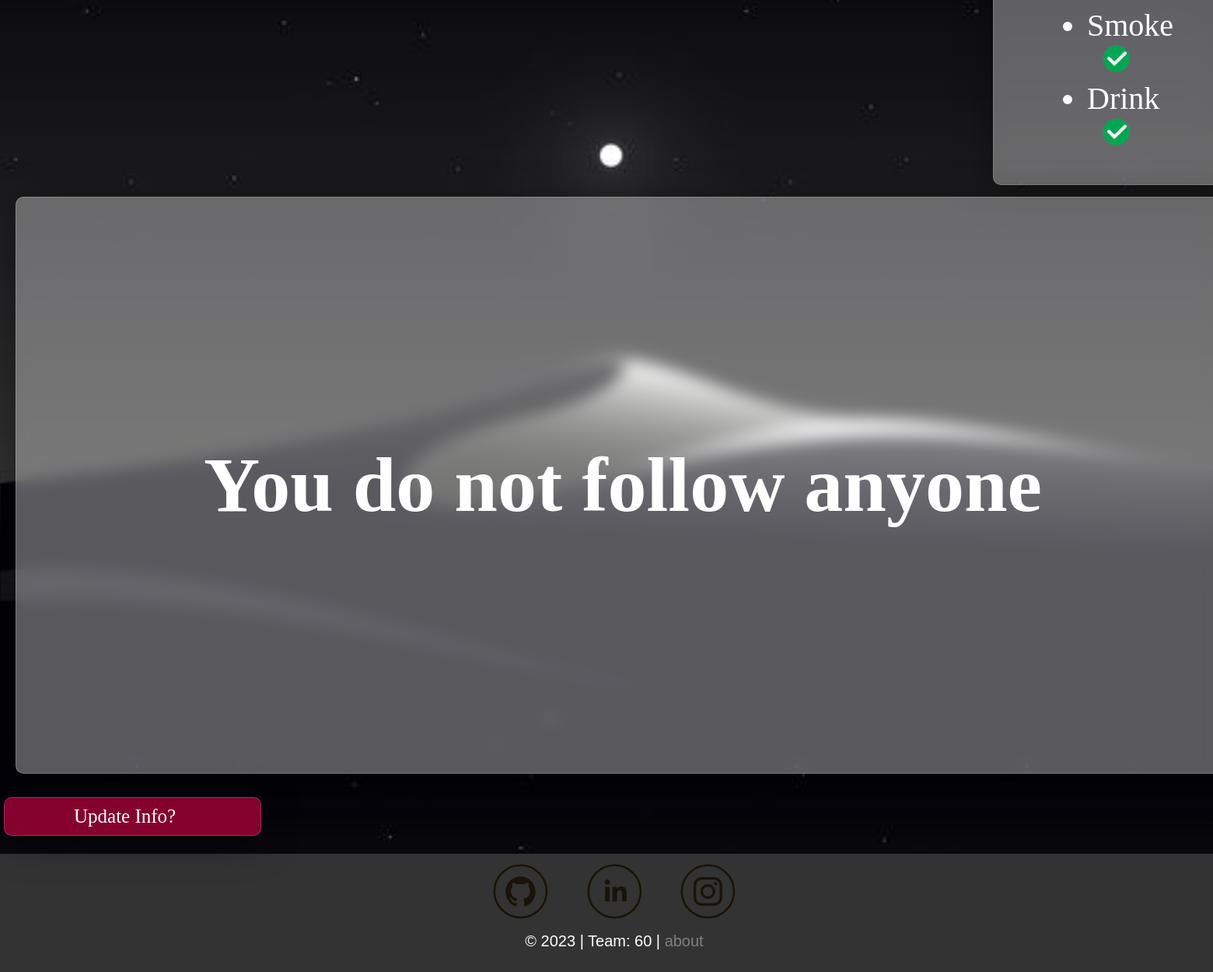
The page /user-info (signed in, lower part) on the database as committed earlier.
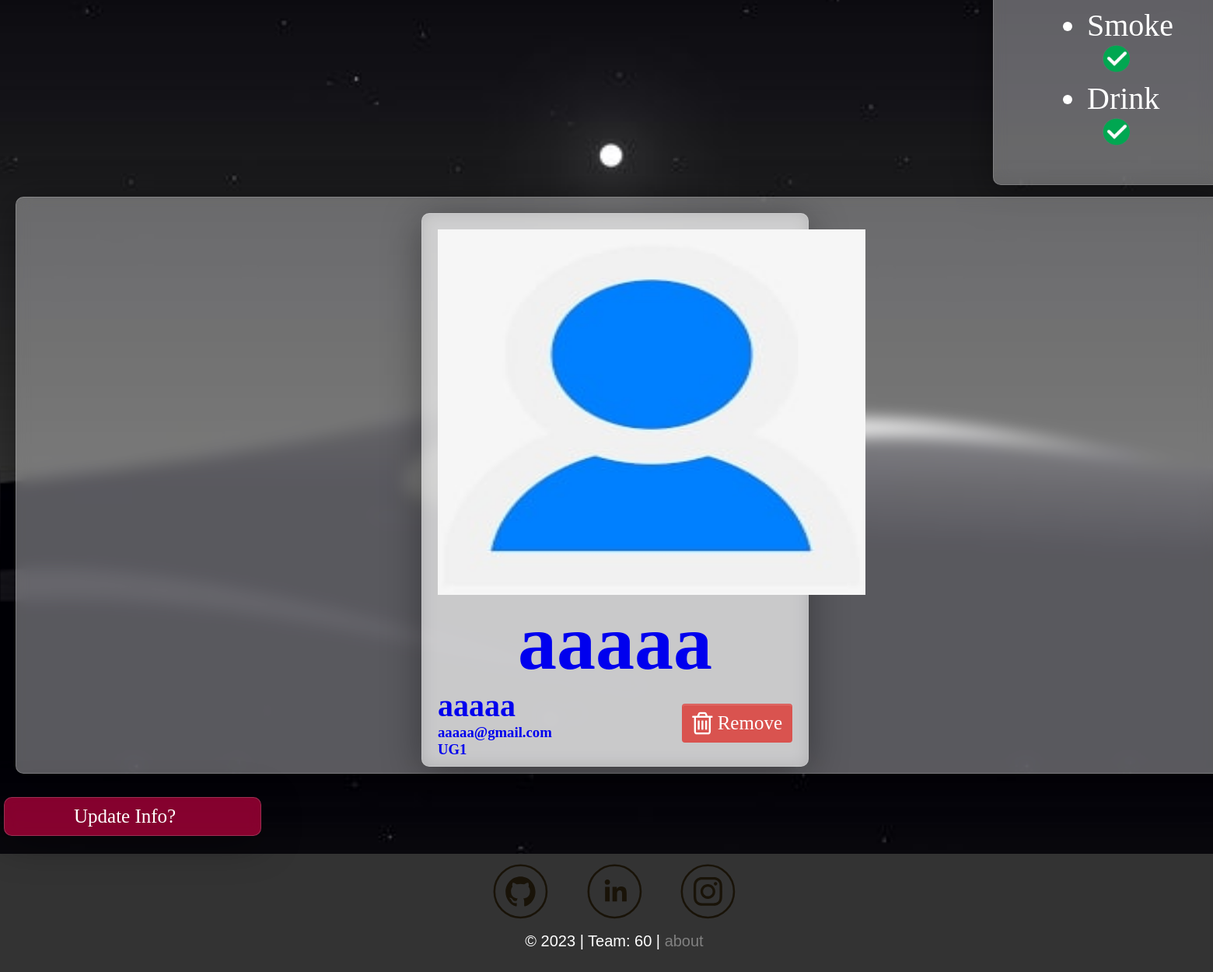
The same page on the database as committed later.
### app.py (models this page shows, shortened)
class User(db.Model, UserMixin):
    id = db.Column(db.Integer, primary_key=True)
    name = db.Column(db.String(50), nullable=False)
    username = db.Column(db.String(20), unique=True, nullable=False)
    email = db.Column(db.String(120), unique=True, nullable=False)
    year = db.Column(db.String(3), nullable=False)
    course = db.Column(db.String(3), nullable=False)
    gender = db.Column(db.String(1), nullable=False)
    profile_photo = db.Column(db.String(20), nullable=False, default='default.jpg')
    have_breakfast = db.Column(db.String(1), nullable=False)
    exercise = db.Column(db.String(1), nullable=False)
    meditate = db.Column(db.String(1), nullable=False)
    intro_extro = db.Column(db.String(9), nullable=False)
    smoke = db.Column(db.String(1), nullable=False)
    drink = db.Column(db.String(1), nullable=False)
    present_hostel = db.Column(db.String(5), nullable=False)
    preferred_hostel = db.Column(db.String(5), nullable=False)
    password = db.Column(db.String(60), nullable=False)
    date_time = db.Column(db.DateTime, nullable=False, default=datetime.utcnow)
    content = db.Column(db.Text, nullable=False)
    roommate_pref1 = db.Column(db.Integer, nullable=False, default=-1)
    roommate_pref2 = db.Column(db.Integer, nullable=False, default=-1)
    roommate_pref3 = db.Column(db.Integer, nullable=False, default=-1)

### app.py (the view)
@app.route('/user-info', methods=['GET', 'POST'])
def user_info():
    if current_user.is_authenticated:
        pref1 = User.query.filter_by(username=current_user.username).first().roommate_pref1
        pref2 = User.query.filter_by(username=current_user.username).first().roommate_pref2
        pref3 = User.query.filter_by(username=current_user.username).first().roommate_pref3
        lst = []
        if pref1 != -1:
            p1 = User.query.filter_by(id=pref1).first()
            lst.append(p1)
        if pref2 != -1:
            p2 = User.query.filter_by(id=pref2).first()
            lst.append(p2)
        if pref3 != -1:
            p3 = User.query.filter_by(id=pref3).first()
            lst.append(p3)
        return render_template('Main-Pages/UserInfo.html', user=current_user, preffs=lst)
    else:
        flash('You need to first login to access that page', 'danger')
        return redirect(url_for('signInEmail'))

### app.py (called while the page is built)
@login_manager.user_loader
def load_user(user_id):
    return User.query.get(int(user_id))

### templates/Main-Pages/UserInfo.html (shortened to what this page needs)
{% extends "Layouts/main-layout.html" %}
{% block css %}
    <link rel="stylesheet" type="text/css" href="https://cdnjs.cloudflare.com/ajax/libs/font-awesome/4.7.0/css/font-awesome.min.css">
    <link rel="stylesheet" type="text/css" href="{{ url_for('static', filename='CSS/user-info.css') }}">
    <link rel="stylesheet" type="text/css" href="{{ url_for('static', filename='CSS/index.css') }}">
{%endblock css %}
{% block content %}
    <div class="outer-box">
        <div class="inner-card">
            <div class="other-details">
                <div class="side">
                <div class="hostels">
                </div>
                <div class="others lifestyle-preferences">
                    <ul>
                        <li>
                        </li>
                        <li>
                            Smoke
                            {% if user.smoke == 'y' %}
                                <img src="{{ url_for('static', filename='Media/right.png') }}" alt="" class="tick">
                            {% else %}
                                <img src="{{ url_for('static', filename='Media/wrong.png') }}" alt="" class="tick">
                            {% endif %}
                        </li>
                        <li>
                            Drink
                            {% if user.drink == 'y' %}
                                <img src="{{ url_for('static', filename='Media/right.png') }}" alt="" class="tick">
                            {% else %}
                                <img src="{{ url_for('static', filename='Media/wrong.png') }}" alt="" class="tick">
                            {% endif %}
                        </li>
                    </ul>
                </div>
            </div>
            </div>
                {% if preffs %}
                    <div class="prefs">
                        {% for p in preffs %}
                        <a href="{{ url_for('open_user_profile', username=p.username) }}">
                            <div class="preff">
                                <img src="{{ url_for('static', filename='Media/profile_pictures/' + p.profile_photo) }}" alt="" class="profile-photo">
                                <div class="cover">
                                    <div class="div1">
                                        <h1 class="det">{{ p.username }}</h1>
                                    </div>
                                    <div class="div2">
                                        <div class="div3">
                                            <h2 class="det">{{ p.name }}</h2>
                                            <h3 class="det">{{ p.email }}</h3>
                                            <h3 class="det">{{ p.year }}</h3>
                                        </div>
                                        <div class="div4">
                                            <a class="btn btn-danger" href="{{ url_for('remove', username=p.username) }}">
                                                <i class="fa fa-trash-o fa-lg"></i> Remove </a>
                                        </div>
                                    </div>
                                </div>
                            </div>
                        </a>
                        {% endfor %}
                    </div>
                {% else %}
                        <div class="no-following">
                            <h1>You do not follow anyone</h1>
                        </div>
                {% endif %}
        </div>
        <a href="{{ url_for('update') }}" class="update-btn-a">
            <div class="update-link others">Update Info?</div>
        </a>
        <br>
    </div>
{% endblock content %}

Rows that differ between the two databases and show on the page:
now on this page (row edited): User: profile_photo (placeholder picture), username "aaaaa", name "aaaaa", email "aaaaa@gmail.com", year "UG1"
Other text that changed with them:
text no longer shown: "You do not follow anyone"
